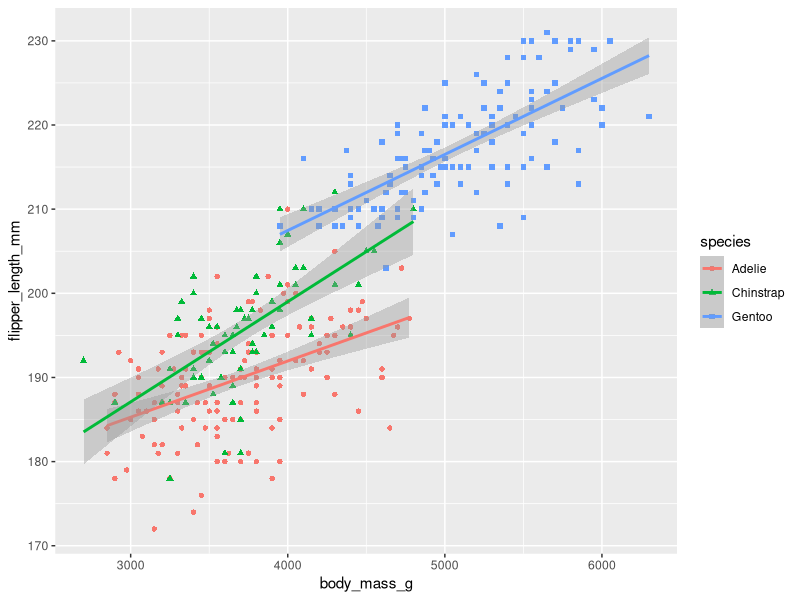

This chart was generated by the following R code:
## ---- chunk 1
knitr::opts_chunk$set(echo = TRUE)
library(palmerpenguins) #install.packages("palmerpenguins")
library(tidyverse)
library(ggplot2)
## ---- chunk 2

ggplot(data = penguins, mapping = aes(x = body_mass_g, y = flipper_length_mm, colour = species, shape = species)) + geom_point() + geom_smooth(method = lm)

